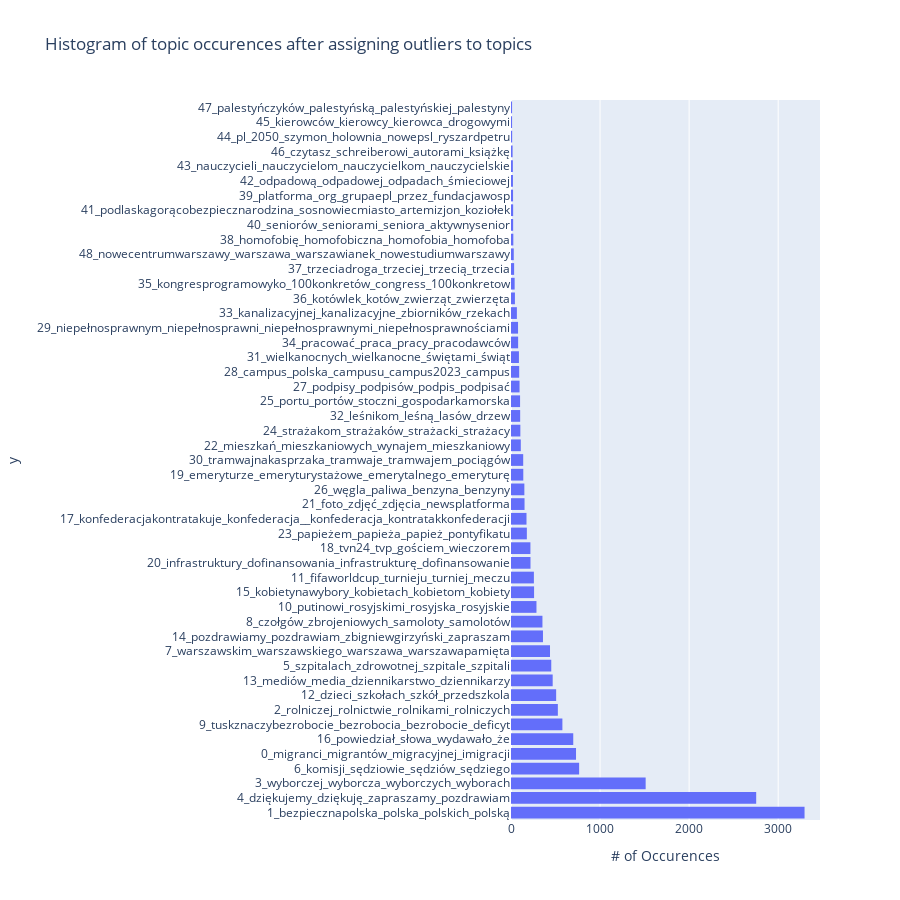

The cell this chart's notebook holds for it:
### Code cell
new_topic_distribution_df = pd.DataFrame(df_tweets_no_dup_texts['detected_topic'].value_counts()).sort_values(by='detected_topic').merge(topic_model.get_topic_info(), how='inner', left_on='detected_topic',
                                                                                                             right_on='Topic').sort_values(by='count', ascending=False)

fig = px.histogram(y=new_topic_distribution_df['Name'], x=new_topic_distribution_df['count'], orientation='h', 
                   title='Histogram of topic occurences after assigning outliers to topics')
fig.update_layout(height=900)
fig.update_xaxes(title_text='# of Occurences')

### Figure 1 — Plotly figure (JSON) as saved in the notebook; plotly's stock layout.template omitted (floating-point values rounded to 4 significant figures)
{"data": [{"alignmentgroup": "True", "bingroup": "y", "histfunc": "sum", "hovertemplate": "sum of x=%{x}<br>y=%{y}<extra></extra>", "legendgroup": "", "marker": {"color": "#636efa", "pattern": {"shape": ""}}, "name": "", "offsetgroup": "", "orientation": "h", "showlegend": false, "type": "histogram", "x": [3296, 2753, 1512, 765, 730, 699, 577, 526, 507, 468, 452, 438, 359, 353, 286, 259, 257, 219, 218, 178, 174, 152, 150, 138, 137, 110, 105, 103, 102, 96, 92, 89, 80, 79, 66, 44, 41, 35, 31, 26, 24, 24, 23, 22, 21, 18, 13, 12, 12], "xaxis": "x", "y": ["1_bezpiecznapolska_polska_polskich_polską", "4_dziękujemy_dziękuję_zapraszamy_pozdrawiam", "3_wyborczej_wyborcza_wyborczych_wyborach", "6_komisji_sędziowie_sędziów_sędziego", "0_migranci_migrantów_migracyjnej_imigracji", "16_powiedział_słowa_wydawało_że", "9_tuskznaczybezrobocie_bezrobocia_bezrobocie_deficyt", "2_rolniczej_rolnictwie_rolnikami_rolniczych", "12_dzieci_szkołach_szkół_przedszkola", "13_mediów_media_dziennikarstwo_dziennikarzy", "5_szpitalach_zdrowotnej_szpitale_szpitali", "7_warszawskim_warszawskiego_warszawa_warszawapamięta", "14_pozdrawiamy_pozdrawiam_zbigniewgirzyński_zapraszam", "8_czołgów_zbrojeniowych_samoloty_samolotów", "10_putinowi_rosyjskimi_rosyjska_rosyjskie", "15_kobietynawybory_kobietach_kobietom_kobiety", "11_fifaworldcup_turnieju_turniej_meczu", "20_infrastruktury_dofinansowania_infrastrukturę_dofinansowanie", "18_tvn24_tvp_gościem_wieczorem", "23_papieżem_papieża_papież_pontyfikatu", "17_konfederacjakontratakuje_konfederacja__konfederacja_kontratakkonfederacji", "21_foto_zdjęć_zdjęcia_newsplatforma", "26_węgla_paliwa_benzyna_benzyny", "19_emeryturze_emeryturystażowe_emerytalnego_emeryturę", "30_tramwajnakasprzaka_tramwaje_tramwajem_pociągów", "22_mieszkań_mieszkaniowych_wynajem_mieszkaniowy", "24_strażakom_strażaków_strażacki_strażacy", "32_leśnikom_leśną_lasów_drzew", "25_portu_portów_stoczni_gospodarkamorska", "27_podpisy_podpisów_podpis_podpisać", "28_campus_polska_campusu_campus2023_campus", "31_wielkanocnych_wielkanocne_świętami_świąt", "34_pracować_praca_pracy_pracodawców", "29_niepełnosprawnym_niepełnosprawni_niepełnosprawnymi_niepełnosprawnościami", "33_kanalizacyjnej_kanalizacyjne_zbiorników_rzekach", "36_kotówlek_kotów_zwierząt_zwierzęta", "35_kongresprogramowyko_100konkretów_congress_100konkretow", "37_trzeciadroga_trzeciej_trzecią_trzecia", "48_nowecentrumwarszawy_warszawa_warszawianek_nowestudiumwarszawy", "38_homofobię_homofobiczna_homofobia_homofoba", "40_seniorów_seniorami_seniora_aktywnysenior", "41_podlaskagorącobezpiecznarodzina_sosnowiecmiasto_artemizjon_koziołek", "39_platforma_org_grupaepl_przez_fundacjawosp", "42_odpadową_odpadowej_odpadach_śmieciowej", "43_nauczycieli_nauczycielom_nauczycielkom_nauczycielskie", "46_czytasz_schreiberowi_autorami_książkę", "44_pl_2050_szymon_holownia_nowepsl_ryszardpetru", "45_kierowców_kierowcy_kierowca_drogowymi", "47_palestyńczyków_palestyńską_palestyńskiej_palestyny"], "yaxis": "y"}], "layout": {"barmode": "relative", "height": 900, "legend": {"tracegroupgap": 0}, "title": {"text": "Histogram of topic occurences after assigning outliers to topics"}, "xaxis": {"anchor": "y", "domain": [0, 1], "title": {"text": "# of Occurences"}}, "yaxis": {"anchor": "x", "domain": [0, 1], "title": {"text": "y"}}}}
